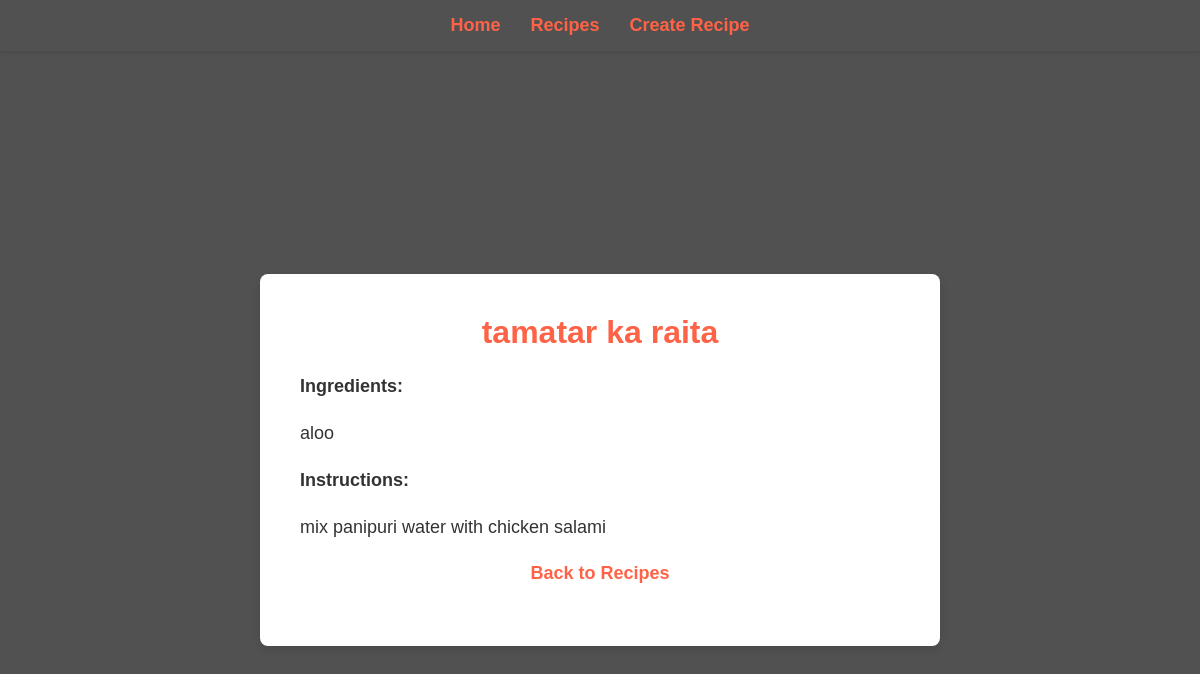
Page /recipe/b2afc2c7-a0d7-4132-83fb-b3980cc211e6 on the committed database.
### tables this page shows
CREATE TABLE recipes (id TEXT PRIMARY KEY, name TEXT, ing TEXT, ins TEXT);

### main.py (the view)
@app.route("/recipe/<id>")
def recipe(id):
    with db:
        recipe = db.fetchone("SELECT id, name, ing, ins FROM recipes WHERE id = ?", (id,))
    if not recipe:
        return "Recipe not found", 404
    recipe_dict = {"id": recipe[0], "name": recipe[1], "ing": recipe[2], "ins": recipe[3]}
    return render_template('recipe.html', recipe=recipe_dict)

### db.py (called while the page is built)
    def connect(self):
        self.conn = connect(self.db_file)

    def close(self):
        if self.conn:
            self.conn.close()
            self.conn = None

    def execute(self, q: str, p: tuple = ()):
        if not self.conn:
            raise Exception("Database conn is not established.")
        cursor = self.conn.cursor()
        cursor.execute(q, p)
        self.conn.commit()
        return cursor

    def fetchone(self, q: str, p: tuple = ()):
        cursor = self.execute(q, p)
        return cursor.fetchone()

    def __enter__(self):
        self.connect()
        return self

    def __exit__(self, exc_type, exc_val, exc_tb):
        self.close()

### templates/recipe.html (shortened to what this page needs)
<!DOCTYPE html>
<html lang="en">
<head>
</head>
<body>
    {% include "nav.html" %}
    <div class="recipe-details" style="margin-top: 80px;">
        <h1>{{ recipe.name }}</h1>
        <p><strong>Ingredients:</strong></p>
        <div>{{ recipe.ing|safe }}</div>
        <p><strong>Instructions:</strong></p>
        <div>{{ recipe.ins|safe }}</div>
        <p style="text-align:center;"><a href="{{ url_for('recipes') }}" style="color:#ff6347; font-weight:bold; text-decoration:none;">Back to Recipes</a></p>
    </div>
</body>
</html>

### rows in the picture
recipes: name "tamatar ka raita", ing "aloo", ins "mix panipuri water with chicken salami"
